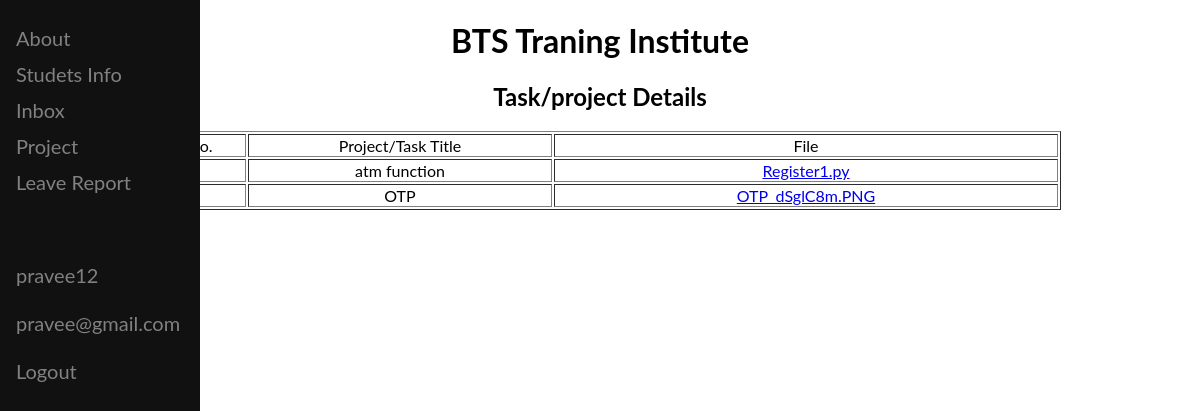
The page /project (signed in) on the database its author committed.
### chat/models.py (models this page shows, shortened)
class Document(models.Model):
    title=models.CharField(max_length=100)
    document=models.FileField(upload_to="")

### chat/views.py (the view)
# urls.py: path('project', views.project, name='project'),
def project(request):
    tit = "Task/project Details"
    queryset = Document.objects.all()
    return render(request, 'viewupload.html',{'all':queryset, 't':tit})
    return render(request, 'leavereq.html')

### templates/viewupload.html (shortened to what this page needs)
<!DOCTYPE html>
<html>
<head>
<link rel="stylesheet" href="https://cdnjs.cloudflare.com/ajax/libs/font-awesome/4.7.0/css/font-awesome.min.css">
</head>
<body>
<div class="sidenav">
<a href="/smain">About</a>
<a href="/stdinfo">Studets Info</a>
<a href="/stf_home">Inbox</a>
<a href="/project">Project</a>
<a href="/std_leave">Leave Report</a><br><br><br>
<a>{{user.username}}<a>
  <a>{{user.email}}<a>
<a href="/login_user">Logout</a>
</body>
</html>
<center><h1>BTS Traning Institute</h1></center>
<center><h2>{{t}}</h2></center>
        {% if all %}
        <table align="center", border="1">
            <thead>
                <tr align="center">
                    <td style="width: 100px">S.No.</td>
                    <td style="width: 300px">Project/Task Title</td>
                    <td style="width: 500px">File</td>
                </tr>
            </thead>
            {% for data in all %}
                <tbody>
                    <tr align="center">
                        <td>{{forloop.counter}}</td>
                        <td>{{data.title}}</td>
                        <td><a href="{{data.document.url}}">{{data.document}}</a></td>
                    </tr>
                </tbody>
            {% endfor %}
        </table>
        {% endif %}

### templates/viewupload.html (style rules this page uses)
body { font-family: "Lato", sans-serif; }
.sidenav { height: 100%; width: 200px; position: fixed; z-index: 1; top: 0; left: 0; background-color: #111; overflow-x: hidden; padding-top: 20px; }
.sidenav a, .dropdown-btn { padding: 6px 8px 6px 16px; text-decoration: none; font-size: 20px; color: #818181; display: block; border: none; background: none; width: 100%; text-align: left; cursor: pointer; outline: none; }

### rows shown on the page
Document: title "atm function", document "Register1.py"
Document: title "OTP", document "OTP_dSglC8m.PNG"

### other values the page prints
{{ user.username }} "pravee12"
{{ user.email }} "pravee@gmail.com"
{{ t }} "Task/project Details"
